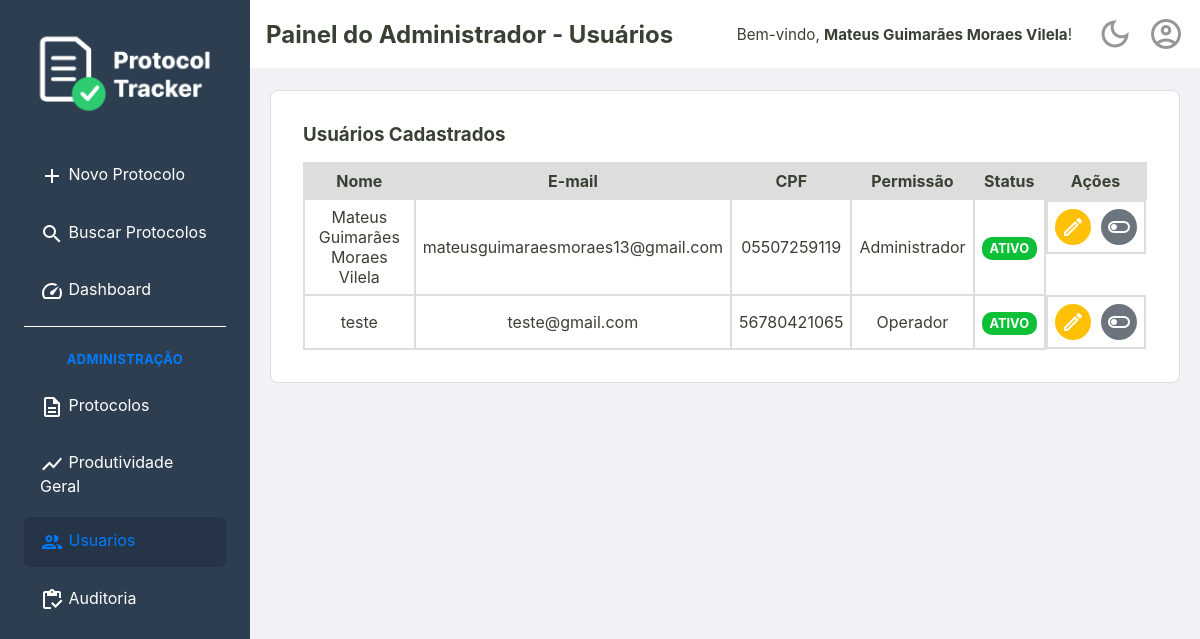
Screenshot of /admin/usuarios (signed in) with the database file from the repository.
### tables this page shows
CREATE TABLE usuarios (
    id INTEGER PRIMARY KEY,
    nome TEXT NOT NULL,
    email TEXT NOT NULL UNIQUE,
    cpf TEXT NOT NULL UNIQUE,
    senha TEXT NOT NULL,
    permissao TEXT NOT NULL DEFAULT 'operador',
    criado_em TEXT NOT NULL,
    ativo INTEGER NOT NULL DEFAULT 1
  );

### templates/admin/usuarios.php (called while the page is built)
<?php require __DIR__ . '/../_partials/_header.php'; ?>
<?php require __DIR__ . '/_listaUsuarios.php'; ?>
<?php require __DIR__ . '/../_partials/_footer.php'; ?>

### src/Controller/AdminController.php (called while the page is built, shortened)
<?php
class AdminController {
    private ?Usuario $usuarioLogado = null;
    private bool $isAdmin = false;
    public function __construct(
        private UsuarioRepositoryInterface $usuarioRepositorio,
        private UsuarioService $usuarioService,
        private ProtocoloRepositorySqlInterface $protocoloRepositorio,
        private DashboardService $dashboardService,
        private AuditService $auditService
    ) {
        $idUsuario = $_SESSION['usuario_logado_id'] ?? null;
        if ($idUsuario) {
            $this->usuarioLogado = $this->usuarioRepositorio->buscaPorId($idUsuario);
        }
        if ($this->usuarioLogado && $this->usuarioLogado->permissao() === 'administrador') {
            $this->isAdmin = true;
        }
    }
    public function listaUsuarios()
    {
        try {
            $listaDeUsuarios = $this->usuarioRepositorio->all();
            $tituloDaPagina = "Painel do Administrador - Usuários";
            $usuarioLogado = $this->usuarioLogado;
            require __DIR__ . '/../../templates/admin/usuarios.php';
        } catch (\Throwable $th) {
            $erro = $e->getMessage();
            $usuarioLogado = $this->usuarioLogado;
            $isAdmin = $this->isAdmin;
            require __DIR__ . '/../../templates/home.php';
        }
    }
}

### src/Repository/UsuarioRepository.php (called while the page is built, shortened)
<?php
final class UsuarioRepository implements UsuarioRepositoryInterface
{
    private PDO $connection;
    public function __construct(PDO $connection)
    {
        $this->connection = $connection;
    }
    public function all(): array
    {
        $sqlQuery = "SELECT * FROM usuarios;";
        $stmt = $this->connection->query($sqlQuery);
        $listaDeUsuarios = $this->hidrataListaDeUsuarios($stmt);
        return $listaDeUsuarios;
    }
    public function buscaPorId(int $id): ?Usuario
    {
        $sqlQuery = "SELECT * FROM usuarios WHERE id = :id;";
        $stmt = $this->connection->prepare($sqlQuery);
        $stmt->bindValue(':id', $id);
        $stmt->execute();
        $dadosUsuario = $stmt->fetch();
        return Usuario::fromArray($dadosUsuario);
    }
    private function hidrataListaDeUsuarios(PDOStatement $stmt): array
    {
        $listaDeUsuarios = [];
        while($usuarioDados = $stmt->fetch()){
            $listaDeUsuarios[] = Usuario::fromArray($usuarioDados);
        }
        return $listaDeUsuarios;
    }
}

### src/Model/Usuario.php (called while the page is built, shortened)
<?php
class Usuario {
    public function nome(): string
    {
        return $this->nome;
    }
    public function email(): string
    {
        return $this->email;
    }
    public function cpf(): string
    {
        return $this->cpf;
    }
    public function permissao(): string
    {
        return $this->permissao;
    }
    public function isAtivo(): bool
    {
        return $this->ativo;
    }
    public static function fromArray(array $dados): self
    {
        try {
            $data = new DateTimeImmutable($dados['criado_em']);
        } catch (Exception $e) {
            throw new Exception("Falha ao criar data a partir do valor: " . ($dados['criado_em'] ?? 'N/A'));
        }
        return new self(
            $dados['id'],
            $dados['nome'],
            $dados['email'],
            $dados['cpf'],
            $dados['senha'],
            $dados['permissao'],
            $data,
            (bool) $dados['ativo']
        );
    }
}

### src/Controller/UsuarioController.php (called while the page is built, shortened)
<?php
class UsuarioController
{
    public function __construct(
        private UsuarioRepositoryInterface $repositorio,
        private UsuarioService $usuarioService,
        private LoginService $loginService,
    ) {
        $id_usuario = $_SESSION['usuario_logado_id'] ?? null;
        if ($id_usuario) {
            $this->usuarioLogado = $this->repositorio->buscaPorId($id_usuario);
        }
    }
}

### templates/admin/_listaUsuarios.php (the view, shortened to what this page needs)
<section class="listagem-container">
    <h3>Usuários Cadastrados</h3>
    <table class="protocolos-table datatable-js">
        <thead>
            <tr>
                <th>Nome</th>
                <th>E-mail</th>
                <th>CPF</th>
                <th>Permissão</th>
                <th>Status</th>
                <th class="acoes-header">Ações</th>
            </tr>
        </thead>
        <tbody>
            <?php foreach ($listaDeUsuarios as $usuario): ?>
                <tr>
                    <td><?= htmlspecialchars($usuario->nome()) ?></td>
                    <td><?= htmlspecialchars($usuario->email()) ?></td>
                    <td><?= htmlspecialchars($usuario->cpf()) ?></td>
                    <td><?= htmlspecialchars(ucfirst($usuario->permissao())) ?></td>
                    <td>
                        <?php if ($usuario->isAtivo()): ?>
                            <span class="badge badge-success">Ativo</span>
                        <?php else: ?>
                            <span class="badge badge-danger">Inativo</span>
                        <?php endif; ?>
                    </td>
                    <td class="acoes-cell">
                        <form action="/admin/usuarios/editar-cadastro" method="get" style="display:inline;">
                            <button type="submit" class="btn-acao btn-editar" title="Editar Usuário">
                                <span class="material-icons-outlined">edit</span>
                            </button>
                        </form>
                        <form action="/editar-status" method="post" onsubmit="return confirm('Tem certeza que deseja alterar o status deste usuário?');">
                            <button type="submit" class="btn-acao <?= $usuario->isAtivo() ? 'btn-desativar' : 'btn-ativar' ?>" title="<?= $usuario->isAtivo() ? 'Desativar' : 'Ativar' ?>">
                                <span class="material-icons-outlined">
                                </span>
                            </button>
                        </form>
                    </td>
                </tr>
            <?php endforeach; ?>
        </tbody>
    </table>
</section>

### templates/_partials/_content-header.php (shortened to what this page needs)
<div class="content-header">
    <div class="header-title">
        <h2><?= isset($tituloDaPagina) ? htmlspecialchars($tituloDaPagina) : 'Página sem Título' ?></h2>
    </div>
    <div class="header-actions">
        <?php if (isset($usuarioLogado) && $usuarioLogado): ?>
            <div class="welcome-message">
                <span>Bem-vindo, <strong><?= htmlspecialchars($usuarioLogado->nome()) ?></strong>!</span>
            </div>
        <?php endif; ?>
        <a href="#" id="theme-toggle" class="action-icon" title="Mudar Tema">
            <span class="material-icons-outlined">dark_mode</span>
        </a>
        <div class="dropdown">
            <a href="#" id="user-menu-toggle" class="action-icon" title="Perfil do Usuário">
                <span class="material-icons-outlined">account_circle</span>
            </a>
        </div>
    </div>
</div>

### public/assets/css/style.css (style rules this page uses)
:root { --cor-fundo-sidebar: #2c3e50; --cor-fundo-sidebar-hover: #33465c; --cor-fontes-sidebar: #ffffff; --cor-fundo-header: #ffffff; --cor-bordas: #ddd; --cor-fundo-body: #f0f2f5; --cor-fontes-body: #394034; --cor-fundo-sidebar-active: #253547; --cor-fontes-sidebar-active: #007bff; --cor-bordas-focus: #80bdff; --cor-fontes-main-button: #ffffff; --cor-main-button: #28a745; --cor-fontes-cards: #696969; --cor-icones-header: #969696; --cor-icones-header-hover: #007bff; --cor-primaria-erro: #ff2c2c; }
* { margin: 0; padding: 0; box-sizing: border-box; }
body { font-family: -apple-system, BlinkMacSystemFont, 'Segoe UI', Roboto, 'Helvetica Neue', Arial, sans-serif; background-color: var(--cor-fundo-body); color: var(--cor-fontes-body); display: flex; flex-direction: column; min-height: 100vh; }
a { text-decoration: none; }
.content-header { width: 100%; margin: 0 auto 1.4rem auto; display: flex; justify-content: space-between; align-items: center; background-color: var(--cor-fundo-header); padding: 1rem; }
.header-actions { display: flex; align-items: center; gap: 15px; }
.action-icon { color: var(--cor-icones-header); transition: color 0.2s; display: flex; align-items: center; }
.action-icon .material-icons-outlined { font-size: 36px; }
.busca-form-container, .listagem-container { width: 100%; max-width: 1400px; border: 1px solid var(--cor-bordas); margin: 0 auto; background-color: var(--cor-fundo-header); padding: 2rem; border-radius: 8px; }
.listagem-container h3 { margin-bottom: 1rem; }
.protocolos-table { width: 100%; border-collapse: collapse; border-spacing: 0; }
.protocolos-table th, .protocolos-table td { padding: 7px; border: 2px solid var(--cor-bordas); text-align: center; vertical-align: middle; }
.protocolos-table thead { background-color: var(--cor-bordas); }
.acoes-header { text-align: center; }
.acoes-cell { display: flex; justify-content: center; align-items: center; gap: 10px; }
.btn-acao { display: inline-flex; padding: 6px; border: none; border-radius: 50%; cursor: pointer; transition: background-color 0.2s; color: #fff; }
.btn-editar { background-color: #ffc107; }
.material-icons-outlined { vertical-align: middle; }
.dropdown { position: relative; display: inline-block; }
.header-actions .welcome-message { color: var(--cor-fontes-body); font-size: 0.95rem; margin-right: 10px; white-space: nowrap; }
.badge { padding: 4px 8px; font-size: 0.8rem; font-weight: bold; border-radius: 10px; color: #fff; text-transform: uppercase; }
.badge-success { background-color: #0dc037; }
.btn-desativar { background-color: #6c757d; }

### rows the page displays
usuarios: nome "Mateus Guimarães Moraes Vilela", email "mateusguimaraesmoraes13@gmail.com", cpf "05507259119", permissao "Administrador", ativo "ATIVO"
usuarios: nome "teste", email "teste@gmail.com", cpf "56780421065", permissao "Operador", ativo "ATIVO"

### other values shown
$tituloDaPagina "Painel do Administrador - Usuários"
